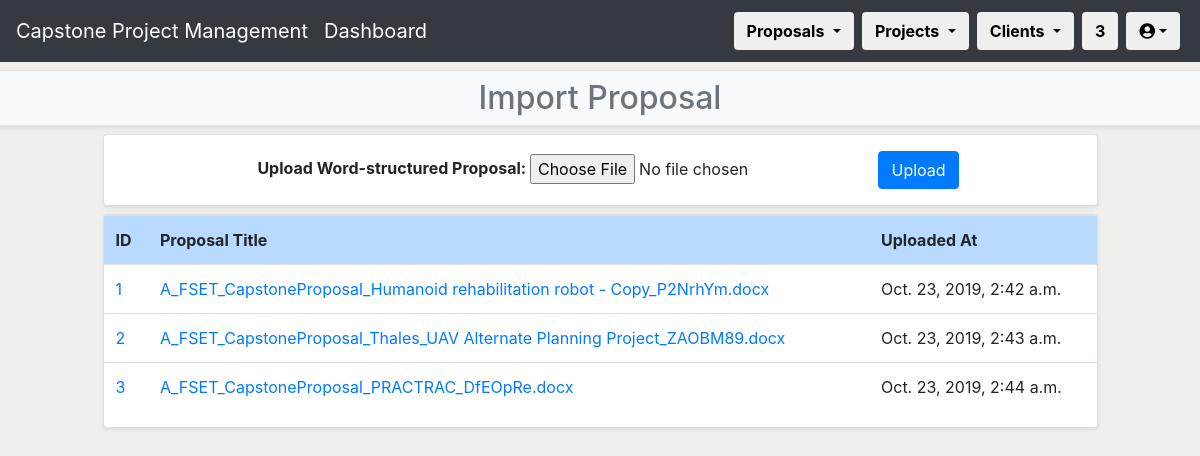
Page /CPPMS/proposal/word_proposal/ (signed in) on the committed database.
### CPPMS/models.py (models this page shows, shortened)
class Upload_Proposal(models.Model):
    title = models.CharField(max_length=128, default="")
    filepath = models.FileField(null=True, blank=True, default="")
    created_at = models.DateTimeField(auto_now_add=True)
    updated_at = models.DateTimeField(auto_now=True)
    pass

### CPPMS/views.py (the view, shortened to what this page needs)
@login_required(login_url="/CPPMS/login/")
def word_proposal(request):
    username = request.user.first_name + " " + request.user.last_name
    uploaded_proposal = ""
    queryset_proposal = Upload_Proposal.objects.all()
    existing_proposal = list(queryset_proposal)
    exist = False
    count()
    word_proposals = Upload_Proposal.objects.all()
    return render(
        request,
        "word_proposal.html",
        {
            "count": count,
            "uploaded_proposal": uploaded_proposal,
            "word_proposals": word_proposals,
            "username": username
        }
    )

### CPPMS/views.py (called while the page is built)
def count():
    count = []
    count_web = Incoming_Proposal.proposals.all().count()
    count_word = Upload_Proposal.objects.all().count()
    count_all = count_web + count_word
    count_all_proposal = Proposal.objects.all().count()
    count_all_client = Client.objects.all().count()
    count = [count_web, count_word, count_all,count_all_proposal,count_all_client]
    return count

### CPPMS/templates/word_proposal.html (shortened to what this page needs)
{% extends "proposal.html" %}
{% block sub-page_content %}
{% if not messages %}
<h2>Import Proposal</h2>
{% else %}
<h2>Import Proposal</h2>
{% for message in messages %}<li>{{ message }}</li>{% endfor %}
{% endif %}
{% endblock %}
{% block page_detail_content %}
<div class="row mb-2">
    <div class="col-md-1"></div>
    <div class="col">
        <div class="row mb-2">
            <div class="col">
                <form class="text-center" method="POST" enctype="multipart/form-data">
                    <div class="search-container card shadow-sm pt-3 pl-3">
                        <p><strong>Upload Word-structured Proposal: </strong>
                            <input type="file" name="file">
                            <button type="submit" class="btn btn-primary" name="upload">Upload</button></p>
                    </div>
                </form>
            </div>
        </div>
        <div class="row mb-2">
            <div class="col">
                <div class="card table-responsive shadow-sm">
                    <table class="table table-hover">
                        <tr class="table-primary">
                            <th>ID</th>
                            <th style="min-width: 150px">Proposal Title</th>
                            <th style="min-width: 150px">Uploaded At</th>
                        </tr>
                        {% for proposal in word_proposals %}
                        <tr>
                            <td><a href="word_proposal_detail/{{ proposal.pk }}">{{ proposal.pk }}</a></td>
                            <td><a href="word_proposal_detail/{{ proposal.pk }}">{{ proposal.title }}</a></td>
                            <td>{{ proposal.created_at }}</td>
                        </tr>
                        {% endfor %}
                    </table>
                </div>
            </div>
        </div>
    </div>
    <div class="col-md-1"></div>
</div>
{% endblock %}

### rows in the picture
Upload_Proposal: pk "1", title "A_FSET_CapstoneProposal_Humanoid rehabilitation robot - Copy_P2NrhYm.docx", created_at "Oct. 23, 2019, 2:42 a.m."
Upload_Proposal: pk "2", title "A_FSET_CapstoneProposal_Thales_UAV Alternate Planning Project_ZAOBM89.docx", created_at "Oct. 23, 2019, 2:43 a.m."
Upload_Proposal: pk "3", title "A_FSET_CapstoneProposal_PRACTRAC_DfEOpRe.docx", created_at "Oct. 23, 2019, 2:44 a.m."

### other values in the picture
{{ count.2 }} "3"
